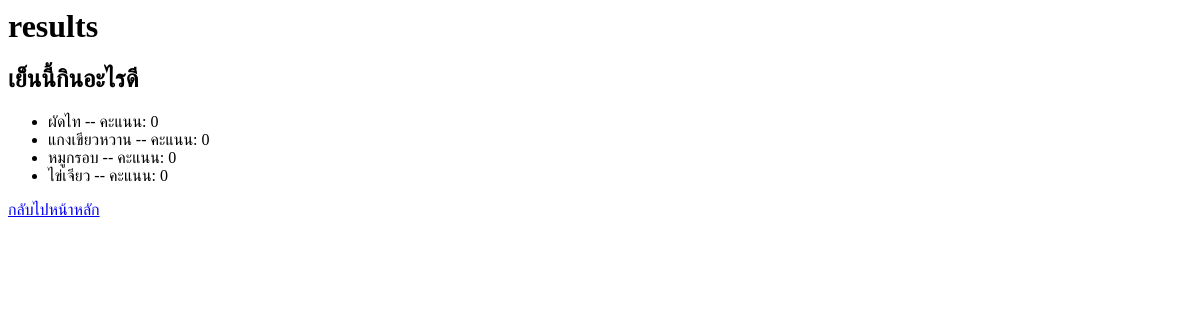
The page /results/2/ on the database as committed earlier.
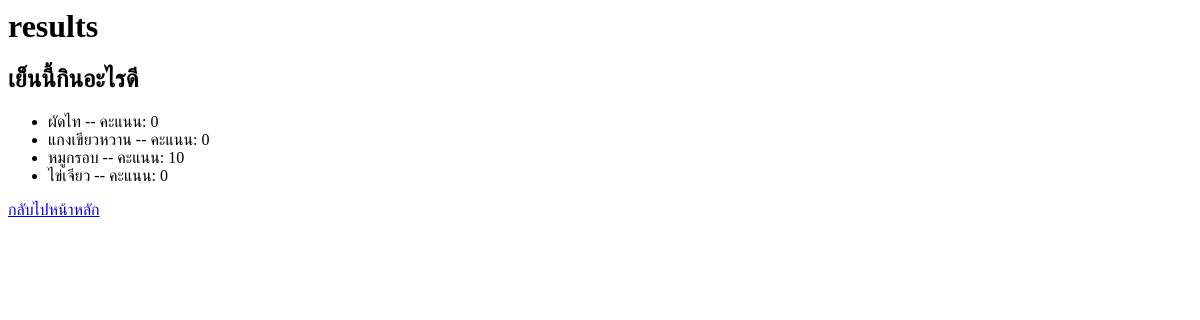
The same page on the database as committed later.
### mypoll/models.py (models this page shows, shortened)
class Choice(models.Model):
    question = models.ForeignKey(Question, on_delete=models.CASCADE)
    choice_text = models.CharField(max_length=200)
    votes = models.IntegerField(default=0)

### mypoll/views.py (the view)
# urls.py: path('results/<int:question_id>/', views.results, name='results'),
def results(request, question_id):
    question = get_object_or_404(Question, pk=question_id)
    return render(request, 'results.html', {'question': question})

### mypoll/templates/results.html (shortened to what this page needs)
<html>
  <head>
  </head>
  <body>
    <h1>results</h1>
    <h2>{{ question.question_text }}</h2>
    <ul>
      {% for choice in question.choice_set.all %}
        <li>
          {{ choice.choice_text }} -- คะแนน: {{ choice.votes }}
        </li>
      {% endfor %}
    </ul>
    <a href="{% url 'mypoll:homepage' %}">กลับไปหน้าหลัก</a>
  </body>
</html>

Rows that differ between the two databases and show on the page:
changed Choice "หมูกรอบ": votes "0" → "10"
